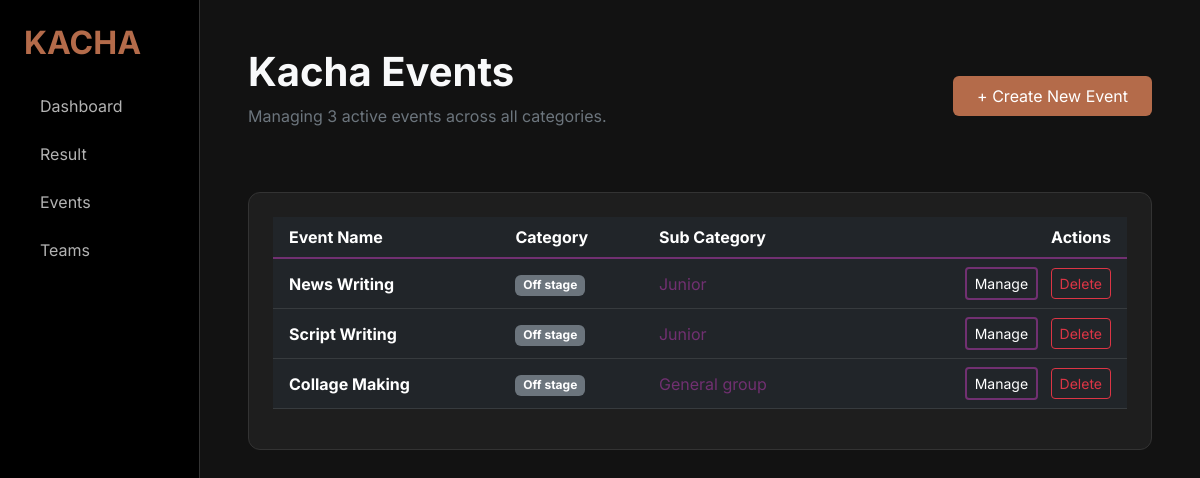
Before: /events/ (signed in) with the older database file.
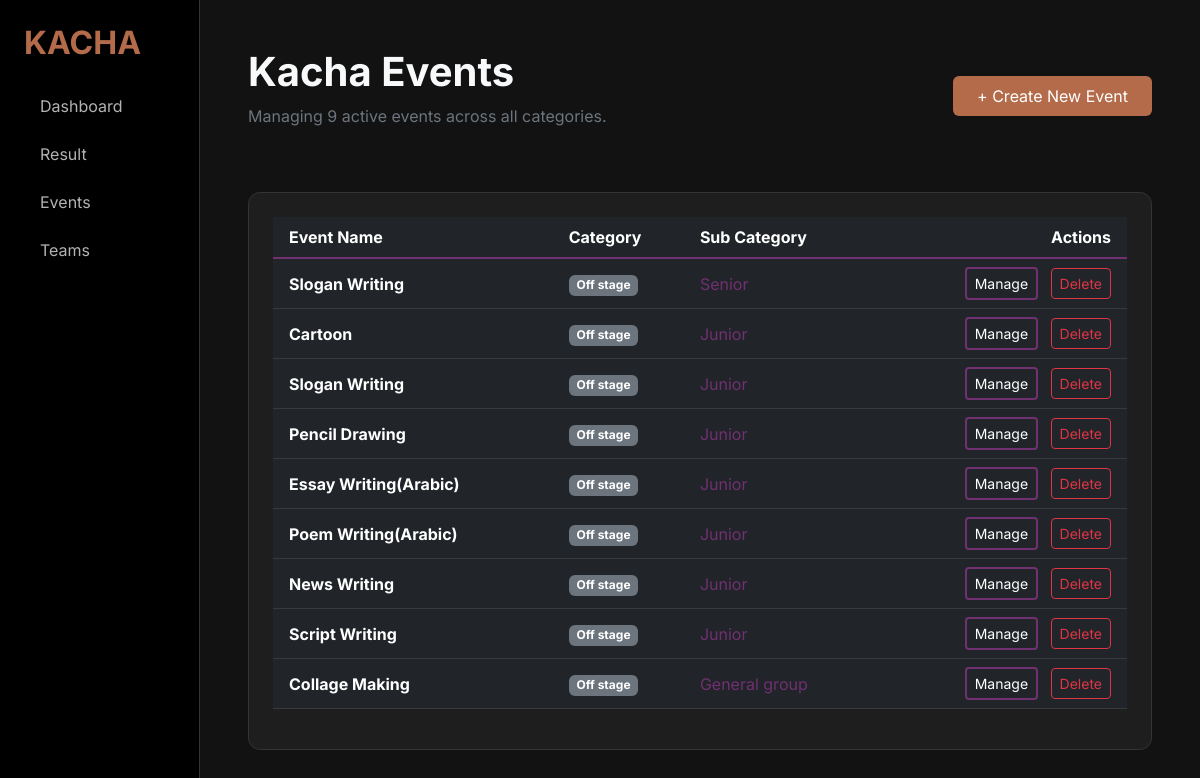
After: the same page with the newer database file.
### core/models.py (models this page shows, shortened)
class Event(models.Model):
    ON_STAGE = 1
    OFF_STAGE = 2
    CATEGORIES = ((ON_STAGE, 'On stage'), (OFF_STAGE, 'Off stage'),)
    GENERAL_GROUP = 1
    GENERAL_INDIVIDUAL = 2
    JUNIOR = 3
    SENIOR = 4
    SUB_CATEGORIES = ((GENERAL_GROUP, 'General group'), (GENERAL_INDIVIDUAL, 'General individual'), (JUNIOR, 'Junior'),
                      (SENIOR, 'Senior'),)
    name = models.CharField(max_length=100)
    category = models.PositiveSmallIntegerField(choices=CATEGORIES)
    sub_category = models.PositiveSmallIntegerField(choices=SUB_CATEGORIES)
    class Meta:
        ordering = ['-id']

### core/event/views.py (the view)
# urls.py: path('', EventListView.as_view(), name='event-list'),
class EventListView(LoginRequiredMixin, ListView):
    model = Event
    template_name = 'events/event_list.html'
    context_object_name = 'events'
    ordering = ['-id']

### core/templates/events/event_list.html
{% extends 'base.html' %}
{% block content %}
    <div class="d-flex justify-content-between align-items-center mb-5">
        <div>
            <h1 class="fw-bold">Kacha Events</h1>
            <p class="text-secondary">Managing {{ events.count }} active events across all categories.</p>
        </div>
        <a href="{% url 'event-create' %}" class="btn btn-kacha-primary px-4 py-2">
            + Create New Event
        </a>
    </div>
    <div class="event-card p-4">
        <div class="table-responsive">
            <table class="table table-dark table-hover align-middle">
                <thead>
                <tr style="border-bottom: 2px solid var(--accent-purple);">
                    <th class="ps-3">Event Name</th>
                    <th>Category</th>
                    <th>Sub Category</th>
                    <th class="text-end pe-3">Actions</th>
                </tr>
                </thead>
                <tbody>
                {% for event in events %}
                    <tr>
                        <td class="ps-3 fw-bold">{{ event.name }}</td>
                        <td>
                        <span class="badge {% if event.category == 1 %}bg-kacha-copper{% else %}bg-secondary{% endif %}"
                              style="background-color: {% if event.category == 1 %}var(--accent-copper){% else %}#444{% endif %};">
                            {{ event.get_category_display }}
                        </span>
                        </td>
                        <td>
                        <span class="text-info" style="color: var(--accent-purple) !important;">
                            {{ event.get_sub_category_display }}
                        </span>
                        </td>
                        <td class="text-end pe-3">
                            <a href="{% url 'event-update' event.pk %}" class="btn btn-sm btn-kacha-outline me-2">Manage</a>
                            <a href="{% url 'event-delete' event.pk %}" onclick="return confirm('?????????????????????')" class="btn btn-sm btn-outline-danger">Delete</a>
                        </td>
                    </tr>
                {% empty %}
                    <tr>
                        <td colspan="4" class="text-center py-5 text-muted">
                            No events found. Click "Create New Event" to get started.
                        </td>
                    </tr>
                {% endfor %}
                </tbody>
            </table>
        </div>
    </div>
{% endblock %}

### core/templates/base.html (shortened to what this page needs)
{% load static %}
<!DOCTYPE html>
<html lang="en">
<head>
    <link href="https://cdn.jsdelivr.net/npm/bootstrap@5.3.0/dist/css/bootstrap.min.css" rel="stylesheet">
    <link href="https://cdn.jsdelivr.net/npm/select2@4.1.0-rc.0/dist/css/select2.min.css" rel="stylesheet" />
</head>
<body>
<div class="container-fluid">
    <div class="row">
        <nav class="col-md-2 d-none d-md-block sidebar p-4">
            <h2 class="fw-bold mb-4" style="color: var(--accent-copper);">KACHA</h2>
            <ul class="nav flex-column">
                <li class="nav-item mb-2">
                    <a href="{% url 'dashboard' %}" class="nav-link {% if request.resolver_match.url_name == 'dashboard' %}active{% endif %}">Dashboard</a>
                </li>
                <li class="nav-item mb-2">
                    <a href="{% url 'result-list' %}" class="nav-link {% if request.resolver_match.url_name == 'dashboard' %}active{% endif %}">Result</a>
                </li>
                <li class="nav-item mb-2">
                    <a href="{% url 'event-list' %}" class="nav-link">Events</a>
                </li>
                <li class="nav-item mb-2">
                    <a href="{% url 'team-list' %}" class="nav-link">Teams</a>
                </li>
            </ul>
        </nav>
        <main class="col-md-10 p-5">
            {% block content %}
            {% endblock %}
        </main>
    </div>
</div>
</body>
</html>

Changed rows visible on the page:
added Event: name "Slogan Writing", category "Off stage", sub_category "Senior"
added Event: name "Cartoon", category "Off stage", sub_category "Junior"
added Event: name "Slogan Writing", category "Off stage", sub_category "Junior"
added Event: name "Pencil Drawing", category "Off stage", sub_category "Junior"
added Event: name "Essay Writing(Arabic)", category "Off stage", sub_category "Junior"
added Event: name "Poem Writing(Arabic)", category "Off stage", sub_category "Junior"
Other visible differences:
{{ events.count }}: "3" → "9"
